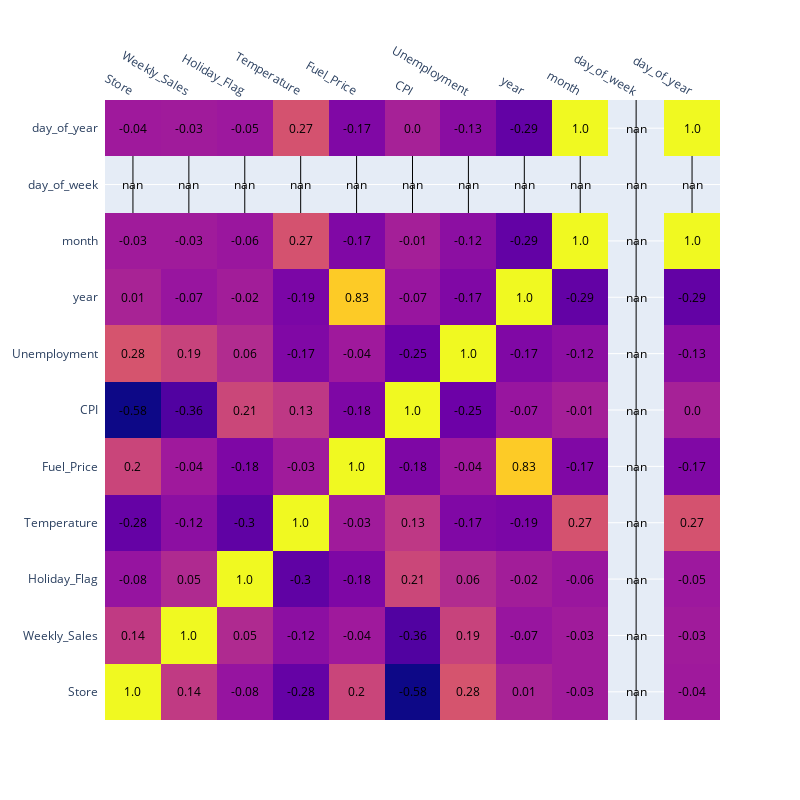

This figure's notebook cell:
### Markdown cell above
Nous n'observons pas de tendance ou de relation lineaire (intéressante) à première vue. Intéressante, car il y a des lien évidents entre le mois et la température par exemple.

### Code cell
corr_matrix = df.corr().round(2)
fig = ff.create_annotated_heatmap(corr_matrix.values,
                                  x = corr_matrix.columns.tolist(),
                                  y = corr_matrix.index.tolist()
                                  )

fig.update_layout(height=800, width = 800)

fig.show()

### Figure 1 — Plotly figure (JSON) as saved in the notebook; plotly's stock layout.template omitted (floating-point values rounded to 4 significant figures)
{"data": [{"colorscale": [[0, "#0d0887"], [0.1111, "#46039f"], [0.2222, "#7201a8"], [0.3333, "#9c179e"], [0.4444, "#bd3786"], [0.5556, "#d8576b"], [0.6667, "#ed7953"], [0.7778, "#fb9f3a"], [0.8889, "#fdca26"], [1, "#f0f921"]], "reversescale": false, "showscale": false, "type": "heatmap", "x": ["Store", "Weekly_Sales", "Holiday_Flag", "Temperature", "Fuel_Price", "CPI", "Unemployment", "year", "month", "day_of_week", "day_of_year"], "y": ["Store", "Weekly_Sales", "Holiday_Flag", "Temperature", "Fuel_Price", "CPI", "Unemployment", "year", "month", "day_of_week", "day_of_year"], "z": [[1, 0.14, -0.08, -0.28, 0.2, -0.58, 0.28, 0.01, -0.03, null, -0.04], [0.14, 1, 0.05, -0.12, -0.04, -0.36, 0.19, -0.07, -0.03, null, -0.03], [-0.08, 0.05, 1, -0.3, -0.18, 0.21, 0.06, -0.02, -0.06, null, -0.05], [-0.28, -0.12, -0.3, 1, -0.03, 0.13, -0.17, -0.19, 0.27, null, 0.27], [0.2, -0.04, -0.18, -0.03, 1, -0.18, -0.04, 0.83, -0.17, null, -0.17], [-0.58, -0.36, 0.21, 0.13, -0.18, 1, -0.25, -0.07, -0.01, null, 0], [0.28, 0.19, 0.06, -0.17, -0.04, -0.25, 1, -0.17, -0.12, null, -0.13], [0.01, -0.07, -0.02, -0.19, 0.83, -0.07, -0.17, 1, -0.29, null, -0.29], [-0.03, -0.03, -0.06, 0.27, -0.17, -0.01, -0.12, -0.29, 1, null, 1], [null, null, null, null, null, null, null, null, null, null, null], [-0.04, -0.03, -0.05, 0.27, -0.17, 0, -0.13, -0.29, 1, null, 1]]}], "layout": {"annotations": [{"font": {"color": "#000000"}, "showarrow": false, "text": "1.0", "x": "Store", "xref": "x", "y": "Store", "yref": "y"}, {"font": {"color": "#000000"}, "showarrow": false, "text": "0.14", "x": "Weekly_Sales", "xref": "x", "y": "Store", "yref": "y"}, {"font": {"color": "#000000"}, "showarrow": false, "text": "-0.08", "x": "Holiday_Flag", "xref": "x", "y": "Store", "yref": "y"}, {"font": {"color": "#000000"}, "showarrow": false, "text": "-0.28", "x": "Temperature", "xref": "x", "y": "Store", "yref": "y"}, {"font": {"color": "#000000"}, "showarrow": false, "text": "0.2", "x": "Fuel_Price", "xref": "x", "y": "Store", "yref": "y"}, {"font": {"color": "#000000"}, "showarrow": false, "text": "-0.58", "x": "CPI", "xref": "x", "y": "Store", "yref": "y"}, {"font": {"color": "#000000"}, "showarrow": false, "text": "0.28", "x": "Unemployment", "xref": "x", "y": "Store", "yref": "y"}, {"font": {"color": "#000000"}, "showarrow": false, "text": "0.01", "x": "year", "xref": "x", "y": "Store", "yref": "y"}, {"font": {"color": "#000000"}, "showarrow": false, "text": "-0.03", "x": "month", "xref": "x", "y": "Store", "yref": "y"}, {"font": {"color": "#000000"}, "showarrow": false, "text": "nan", "x": "day_of_week", "xref": "x", "y": "Store", "yref": "y"}, {"font": {"color": "#000000"}, "showarrow": false, "text": "-0.04", "x": "day_of_year", "xref": "x", "y": "Store", "yref": "y"}, {"font": {"color": "#000000"}, "showarrow": false, "text": "0.14", "x": "Store", "xref": "x", "y": "Weekly_Sales", "yref": "y"}, {"font": {"color": "#000000"}, "showarrow": false, "text": "1.0", "x": "Weekly_Sales", "xref": "x", "y": "Weekly_Sales", "yref": "y"}, {"font": {"color": "#000000"}, "showarrow": false, "text": "0.05", "x": "Holiday_Flag", "xref": "x", "y": "Weekly_Sales", "yref": "y"}, {"font": {"color": "#000000"}, "showarrow": false, "text": "-0.12", "x": "Temperature", "xref": "x", "y": "Weekly_Sales", "yref": "y"}, {"font": {"color": "#000000"}, "showarrow": false, "text": "-0.04", "x": "Fuel_Price", "xref": "x", "y": "Weekly_Sales", "yref": "y"}, {"font": {"color": "#000000"}, "showarrow": false, "text": "-0.36", "x": "CPI", "xref": "x", "y": "Weekly_Sales", "yref": "y"}, {"font": {"color": "#000000"}, "showarrow": false, "text": "0.19", "x": "Unemployment", "xref": "x", "y": "Weekly_Sales", "yref": "y"}, {"font": {"color": "#000000"}, "showarrow": false, "text": "-0.07", "x": "year", "xref": "x", "y": "Weekly_Sales", "yref": "y"}, {"font": {"color": "#000000"}, "showarrow": false, "text": "-0.03", "x": "month", "xref": "x", "y": "Weekly_Sales", "yref": "y"}, {"font": {"color": "#000000"}, "showarrow": false, "text": "nan", "x": "day_of_week", "xref": "x", "y": "Weekly_Sales", "yref": "y"}, {"font": {"color": "#000000"}, "showarrow": false, "text": "-0.03", "x": "day_of_year", "xref": "x", "y": "Weekly_Sales", "yref": "y"}, {"font": {"color": "#000000"}, "showarrow": false, "text": "-0.08", "x": "Store", "xref": "x", "y": "Holiday_Flag", "yref": "y"}, {"font": {"color": "#000000"}, "showarrow": false, "text": "0.05", "x": "Weekly_Sales", "xref": "x", "y": "Holiday_Flag", "yref": "y"}, {"font": {"color": "#000000"}, "showarrow": false, "text": "1.0", "x": "Holiday_Flag", "xref": "x", "y": "Holiday_Flag", "yref": "y"}, {"font": {"color": "#000000"}, "showarrow": false, "text": "-0.3", "x": "Temperature", "xref": "x", "y": "Holiday_Flag", "yref": "y"}, {"font": {"color": "#000000"}, "showarrow": false, "text": "-0.18", "x": "Fuel_Price", "xref": "x", "y": "Holiday_Flag", "yref": "y"}, {"font": {"color": "#000000"}, "showarrow": false, "text": "0.21", "x": "CPI", "xref": "x", "y": "Holiday_Flag", "yref": "y"}, {"font": {"color": "#000000"}, "showarrow": false, "text": "0.06", "x": "Unemployment", "xref": "x", "y": "Holiday_Flag", "yref": "y"}, {"font": {"color": "#000000"}, "showarrow": false, "text": "-0.02", "x": "year", "xref": "x", "y": "Holiday_Flag", "yref": "y"}, {"font": {"color": "#000000"}, "showarrow": false, "text": "-0.06", "x": "month", "xref": "x", "y": "Holiday_Flag", "yref": "y"}, {"font": {"color": "#000000"}, "showarrow": false, "text": "nan", "x": "day_of_week", "xref": "x", "y": "Holiday_Flag", "yref": "y"}, {"font": {"color": "#000000"}, "showarrow": false, "text": "-0.05", "x": "day_of_year", "xref": "x", "y": "Holiday_Flag", "yref": "y"}, {"font": {"color": "#000000"}, "showarrow": false, "text": "-0.28", "x": "Store", "xref": "x", "y": "Temperature", "yref": "y"}, {"font": {"color": "#000000"}, "showarrow": false, "text": "-0.12", "x": "Weekly_Sales", "xref": "x", "y": "Temperature", "yref": "y"}, {"font": {"color": "#000000"}, "showarrow": false, "text": "-0.3", "x": "Holiday_Flag", "xref": "x", "y": "Temperature", "yref": "y"}, {"font": {"color": "#000000"}, "showarrow": false, "text": "1.0", "x": "Temperature", "xref": "x", "y": "Temperature", "yref": "y"}, {"font": {"color": "#000000"}, "showarrow": false, "text": "-0.03", "x": "Fuel_Price", "xref": "x", "y": "Temperature", "yref": "y"}, {"font": {"color": "#000000"}, "showarrow": false, "text": "0.13", "x": "CPI", "xref": "x", "y": "Temperature", "yref": "y"}, {"font": {"color": "#000000"}, "showarrow": false, "text": "-0.17", "x": "Unemployment", "xref": "x", "y": "Temperature", "yref": "y"}, {"font": {"color": "#000000"}, "showarrow": false, "text": "-0.19", "x": "year", "xref": "x", "y": "Temperature", "yref": "y"}, {"font": {"color": "#000000"}, "showarrow": false, "text": "0.27", "x": "month", "xref": "x", "y": "Temperature", "yref": "y"}, {"font": {"color": "#000000"}, "showarrow": false, "text": "nan", "x": "day_of_week", "xref": "x", "y": "Temperature", "yref": "y"}, {"font": {"color": "#000000"}, "showarrow": false, "text": "0.27", "x": "day_of_year", "xref": "x", "y": "Temperature", "yref": "y"}, {"font": {"color": "#000000"}, "showarrow": false, "text": "0.2", "x": "Store", "xref": "x", "y": "Fuel_Price", "yref": "y"}, {"font": {"color": "#000000"}, "showarrow": false, "text": "-0.04", "x": "Weekly_Sales", "xref": "x", "y": "Fuel_Price", "yref": "y"}, {"font": {"color": "#000000"}, "showarrow": false, "text": "-0.18", "x": "Holiday_Flag", "xref": "x", "y": "Fuel_Price", "yref": "y"}, {"font": {"color": "#000000"}, "showarrow": false, "text": "-0.03", "x": "Temperature", "xref": "x", "y": "Fuel_Price", "yref": "y"}, {"font": {"color": "#000000"}, "showarrow": false, "text": "1.0", "x": "Fuel_Price", "xref": "x", "y": "Fuel_Price", "yref": "y"}, {"font": {"color": "#000000"}, "showarrow": false, "text": "-0.18", "x": "CPI", "xref": "x", "y": "Fuel_Price", "yref": "y"}, {"font": {"color": "#000000"}, "showarrow": false, "text": "-0.04", "x": "Unemployment", "xref": "x", "y": "Fuel_Price", "yref": "y"}, {"font": {"color": "#000000"}, "showarrow": false, "text": "0.83", "x": "year", "xref": "x", "y": "Fuel_Price", "yref": "y"}, {"font": {"color": "#000000"}, "showarrow": false, "text": "-0.17", "x": "month", "xref": "x", "y": "Fuel_Price", "yref": "y"}, {"font": {"color": "#000000"}, "showarrow": false, "text": "nan", "x": "day_of_week", "xref": "x", "y": "Fuel_Price", "yref": "y"}, {"font": {"color": "#000000"}, "showarrow": false, "text": "-0.17", "x": "day_of_year", "xref": "x", "y": "Fuel_Price", "yref": "y"}, {"font": {"color": "#000000"}, "showarrow": false, "text": "-0.58", "x": "Store", "xref": "x", "y": "CPI", "yref": "y"}, {"font": {"color": "#000000"}, "showarrow": false, "text": "-0.36", "x": "Weekly_Sales", "xref": "x", "y": "CPI", "yref": "y"}, {"font": {"color": "#000000"}, "showarrow": false, "text": "0.21", "x": "Holiday_Flag", "xref": "x", "y": "CPI", "yref": "y"}, {"font": {"color": "#000000"}, "showarrow": false, "text": "0.13", "x": "Temperature", "xref": "x", "y": "CPI", "yref": "y"}, {"font": {"color": "#000000"}, "showarrow": false, "text": "-0.18", "x": "Fuel_Price", "xref": "x", "y": "CPI", "yref": "y"}, {"font": {"color": "#000000"}, "showarrow": false, "text": "1.0", "x": "CPI", "xref": "x", "y": "CPI", "yref": "y"}, {"font": {"color": "#000000"}, "showarrow": false, "text": "-0.25", "x": "Unemployment", "xref": "x", "y": "CPI", "yref": "y"}, {"font": {"color": "#000000"}, "showarrow": false, "text": "-0.07", "x": "year", "xref": "x", "y": "CPI", "yref": "y"}, {"font": {"color": "#000000"}, "showarrow": false, "text": "-0.01", "x": "month", "xref": "x", "y": "CPI", "yref": "y"}, {"font": {"color": "#000000"}, "showarrow": false, "text": "nan", "x": "day_of_week", "xref": "x", "y": "CPI", "yref": "y"}, {"font": {"color": "#000000"}, "showarrow": false, "text": "0.0", "x": "day_of_year", "xref": "x", "y": "CPI", "yref": "y"}, {"font": {"color": "#000000"}, "showarrow": false, "text": "0.28", "x": "Store", "xref": "x", "y": "Unemployment", "yref": "y"}, {"font": {"color": "#000000"}, "showarrow": false, "text": "0.19", "x": "Weekly_Sales", "xref": "x", "y": "Unemployment", "yref": "y"}, {"font": {"color": "#000000"}, "showarrow": false, "text": "0.06", "x": "Holiday_Flag", "xref": "x", "y": "Unemployment", "yref": "y"}, {"font": {"color": "#000000"}, "showarrow": false, "text": "-0.17", "x": "Temperature", "xref": "x", "y": "Unemployment", "yref": "y"}, {"font": {"color": "#000000"}, "showarrow": false, "text": "-0.04", "x": "Fuel_Price", "xref": "x", "y": "Unemployment", "yref": "y"}, {"font": {"color": "#000000"}, "showarrow": false, "text": "-0.25", "x": "CPI", "xref": "x", "y": "Unemployment", "yref": "y"}, {"font": {"color": "#000000"}, "showarrow": false, "text": "1.0", "x": "Unemployment", "xref": "x", "y": "Unemployment", "yref": "y"}, {"font": {"color": "#000000"}, "showarrow": false, "text": "-0.17", "x": "year", "xref": "x", "y": "Unemployment", "yref": "y"}, {"font": {"color": "#000000"}, "showarrow": false, "text": "-0.12", "x": "month", "xref": "x", "y": "Unemployment", "yref": "y"}, {"font": {"color": "#000000"}, "showarrow": false, "text": "nan", "x": "day_of_week", "xref": "x", "y": "Unemployment", "yref": "y"}, {"font": {"color": "#000000"}, "showarrow": false, "text": "-0.13", "x": "day_of_year", "xref": "x", "y": "Unemployment", "yref": "y"}, {"font": {"color": "#000000"}, "showarrow": false, "text": "0.01", "x": "Store", "xref": "x", "y": "year", "yref": "y"}, {"font": {"color": "#000000"}, "showarrow": false, "text": "-0.07", "x": "Weekly_Sales", "xref": "x", "y": "year", "yref": "y"}, {"font": {"color": "#000000"}, "showarrow": false, "text": "-0.02", "x": "Holiday_Flag", "xref": "x", "y": "year", "yref": "y"}, {"font": {"color": "#000000"}, "showarrow": false, "text": "-0.19", "x": "Temperature", "xref": "x", "y": "year", "yref": "y"}, {"font": {"color": "#000000"}, "showarrow": false, "text": "0.83", "x": "Fuel_Price", "xref": "x", "y": "year", "yref": "y"}, {"font": {"color": "#000000"}, "showarrow": false, "text": "-0.07", "x": "CPI", "xref": "x", "y": "year", "yref": "y"}, {"font": {"color": "#000000"}, "showarrow": false, "text": "-0.17", "x": "Unemployment", "xref": "x", "y": "year", "yref": "y"}, {"font": {"color": "#000000"}, "showarrow": false, "text": "1.0", "x": "year", "xref": "x", "y": "year", "yref": "y"}, {"font": {"color": "#000000"}, "showarrow": false, "text": "-0.29", "x": "month", "xref": "x", "y": "year", "yref": "y"}, {"font": {"color": "#000000"}, "showarrow": false, "text": "nan", "x": "day_of_week", "xref": "x", "y": "year", "yref": "y"}, {"font": {"color": "#000000"}, "showarrow": false, "text": "-0.29", "x": "day_of_year", "xref": "x", "y": "year", "yref": "y"}, {"font": {"color": "#000000"}, "showarrow": false, "text": "-0.03", "x": "Store", "xref": "x", "y": "month", "yref": "y"}, {"font": {"color": "#000000"}, "showarrow": false, "text": "-0.03", "x": "Weekly_Sales", "xref": "x", "y": "month", "yref": "y"}, {"font": {"color": "#000000"}, "showarrow": false, "text": "-0.06", "x": "Holiday_Flag", "xref": "x", "y": "month", "yref": "y"}, {"font": {"color": "#000000"}, "showarrow": false, "text": "0.27", "x": "Temperature", "xref": "x", "y": "month", "yref": "y"}, {"font": {"color": "#000000"}, "showarrow": false, "text": "-0.17", "x": "Fuel_Price", "xref": "x", "y": "month", "yref": "y"}, {"font": {"color": "#000000"}, "showarrow": false, "text": "-0.01", "x": "CPI", "xref": "x", "y": "month", "yref": "y"}, {"font": {"color": "#000000"}, "showarrow": false, "text": "-0.12", "x": "Unemployment", "xref": "x", "y": "month", "yref": "y"}, {"font": {"color": "#000000"}, "showarrow": false, "text": "-0.29", "x": "year", "xref": "x", "y": "month", "yref": "y"}, {"font": {"color": "#000000"}, "showarrow": false, "text": "1.0", "x": "month", "xref": "x", "y": "month", "yref": "y"}, {"font": {"color": "#000000"}, "showarrow": false, "text": "nan", "x": "day_of_week", "xref": "x", "y": "month", "yref": "y"}, {"font": {"color": "#000000"}, "showarrow": false, "text": "1.0", "x": "day_of_year", "xref": "x", "y": "month", "yref": "y"}, {"font": {"color": "#000000"}, "showarrow": false, "text": "nan", "x": "Store", "xref": "x", "y": "day_of_week", "yref": "y"}, {"font": {"color": "#000000"}, "showarrow": false, "text": "nan", "x": "Weekly_Sales", "xref": "x", "y": "day_of_week", "yref": "y"}, {"font": {"color": "#000000"}, "showarrow": false, "text": "nan", "x": "Holiday_Flag", "xref": "x", "y": "day_of_week", "yref": "y"}, {"font": {"color": "#000000"}, "showarrow": false, "text": "nan", "x": "Temperature", "xref": "x", "y": "day_of_week", "yref": "y"}, {"font": {"color": "#000000"}, "showarrow": false, "text": "nan", "x": "Fuel_Price", "xref": "x", "y": "day_of_week", "yref": "y"}, {"font": {"color": "#000000"}, "showarrow": false, "text": "nan", "x": "CPI", "xref": "x", "y": "day_of_week", "yref": "y"}, {"font": {"color": "#000000"}, "showarrow": false, "text": "nan", "x": "Unemployment", "xref": "x", "y": "day_of_week", "yref": "y"}, {"font": {"color": "#000000"}, "showarrow": false, "text": "nan", "x": "year", "xref": "x", "y": "day_of_week", "yref": "y"}, {"font": {"color": "#000000"}, "showarrow": false, "text": "nan", "x": "month", "xref": "x", "y": "day_of_week", "yref": "y"}, {"font": {"color": "#000000"}, "showarrow": false, "text": "nan", "x": "day_of_week", "xref": "x", "y": "day_of_week", "yref": "y"}, {"font": {"color": "#000000"}, "showarrow": false, "text": "nan", "x": "day_of_year", "xref": "x", "y": "day_of_week", "yref": "y"}, {"font": {"color": "#000000"}, "showarrow": false, "text": "-0.04", "x": "Store", "xref": "x", "y": "day_of_year", "yref": "y"}, {"font": {"color": "#000000"}, "showarrow": false, "text": "-0.03", "x": "Weekly_Sales", "xref": "x", "y": "day_of_year", "yref": "y"}, {"font": {"color": "#000000"}, "showarrow": false, "text": "-0.05", "x": "Holiday_Flag", "xref": "x", "y": "day_of_year", "yref": "y"}, {"font": {"color": "#000000"}, "showarrow": false, "text": "0.27", "x": "Temperature", "xref": "x", "y": "day_of_year", "yref": "y"}, {"font": {"color": "#000000"}, "showarrow": false, "text": "-0.17", "x": "Fuel_Price", "xref": "x", "y": "day_of_year", "yref": "y"}, {"font": {"color": "#000000"}, "showarrow": false, "text": "0.0", "x": "CPI", "xref": "x", "y": "day_of_year", "yref": "y"}, {"font": {"color": "#000000"}, "showarrow": false, "text": "-0.13", "x": "Unemployment", "xref": "x", "y": "day_of_year", "yref": "y"}, {"font": {"color": "#000000"}, "showarrow": false, "text": "-0.29", "x": "year", "xref": "x", "y": "day_of_year", "yref": "y"}, {"font": {"color": "#000000"}, "showarrow": false, "text": "1.0", "x": "month", "xref": "x", "y": "day_of_year", "yref": "y"}, {"font": {"color": "#000000"}, "showarrow": false, "text": "nan", "x": "day_of_week", "xref": "x", "y": "day_of_year", "yref": "y"}, {"font": {"color": "#000000"}, "showarrow": false, "text": "1.0", "x": "day_of_year", "xref": "x", "y": "day_of_year", "yref": "y"}], "height": 800, "width": 800, "xaxis": {"dtick": 1, "gridcolor": "rgb(0, 0, 0)", "side": "top", "ticks": ""}, "yaxis": {"dtick": 1, "ticks": "", "ticksuffix": "  "}}}
